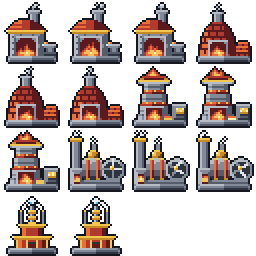
#> input picture assets/original/buildings_fire.png, 128 x 128 px, given in place of fx.png, which was not available (shown 2 times larger)
$ python viewfx.py out.png
#> lines starting #> are read from the running program, lines starting #| are printed output that depends on the picture
"""Enlarges rows 2.. of fx.png over a grass and a snow background: python3 -I viewfx.py OUT.png"""

import sys

from PIL import Image

S = 10
im = Image.open("assets/original/fx.png").convert("RGBA")
#> im is the input picture: PIL image 128x128 RGBA; mean R, G, B, A 53.3, 42.3, 39.7, 115.5
w, h = im.size
#> w = 128; h = 128
rows = (h // 16) - 2
#> rows = 6
out = Image.new("RGBA", (w * S * 2 + 30, rows * 16 * S + 20), (30, 30, 30, 255))
for k, bg in enumerate(((96, 140, 70), (150, 120, 80))):
    strip = Image.new("RGBA", (w, rows * 16), bg + (255,))
    strip.alpha_composite(im.crop((0, 32, w, h)))
    out.alpha_composite(strip.resize((w * S, rows * 16 * S), Image.NEAREST), (10 + k * (w * S + 10), 10))
#> this loop made 2 passes
#> pass 1, `strip = Image.new("RGBA", (w, rows * 16), bg + (255,))`:
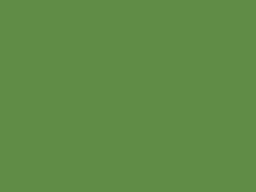
#> strip: PIL image 128x96 RGBA (shown 2 times larger); mean R, G, B, A 96, 140, 70, 255
#> pass 2, `strip = Image.new("RGBA", (w, rows * 16), bg + (255,))`:
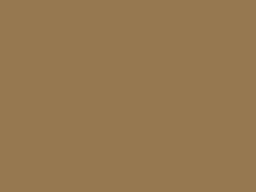
#> strip: PIL image 128x96 RGBA (shown 2 times larger); mean R, G, B, A 150, 120, 80, 255
#> after the loop:
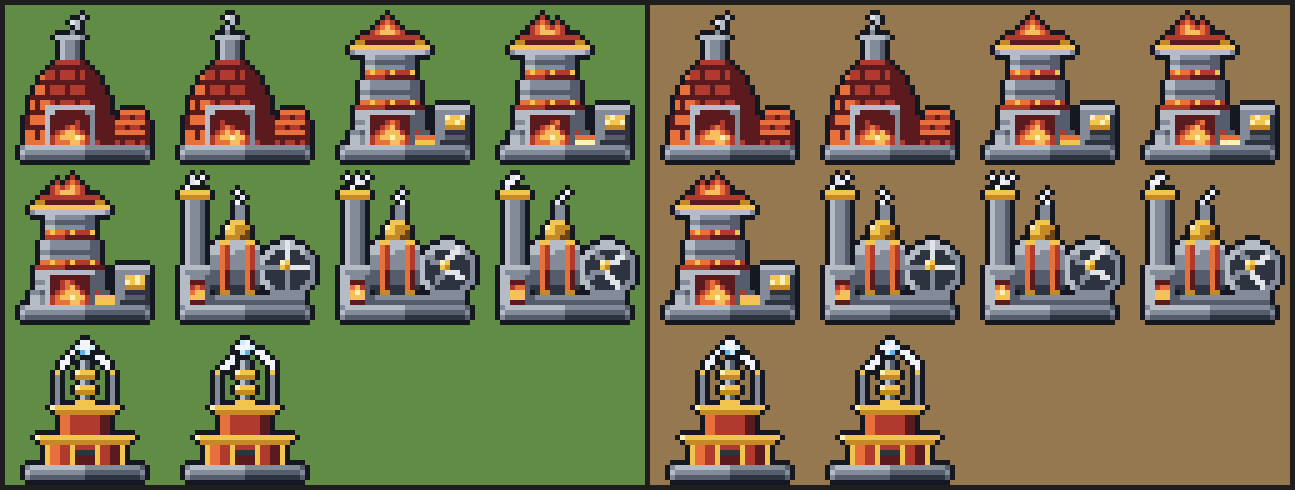
#> out: PIL image 2590x980 RGBA (shown at 1/2 size); mean R, G, B, A 117.6, 112.2, 79.5, 255
#> after the loop:
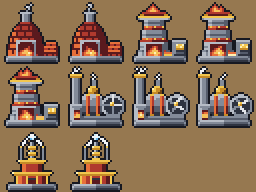
#> strip: PIL image 128x96 RGBA (shown 2 times larger); mean R, G, B, A 135.7, 109.2, 83.9, 255
out.save(sys.argv[1])
